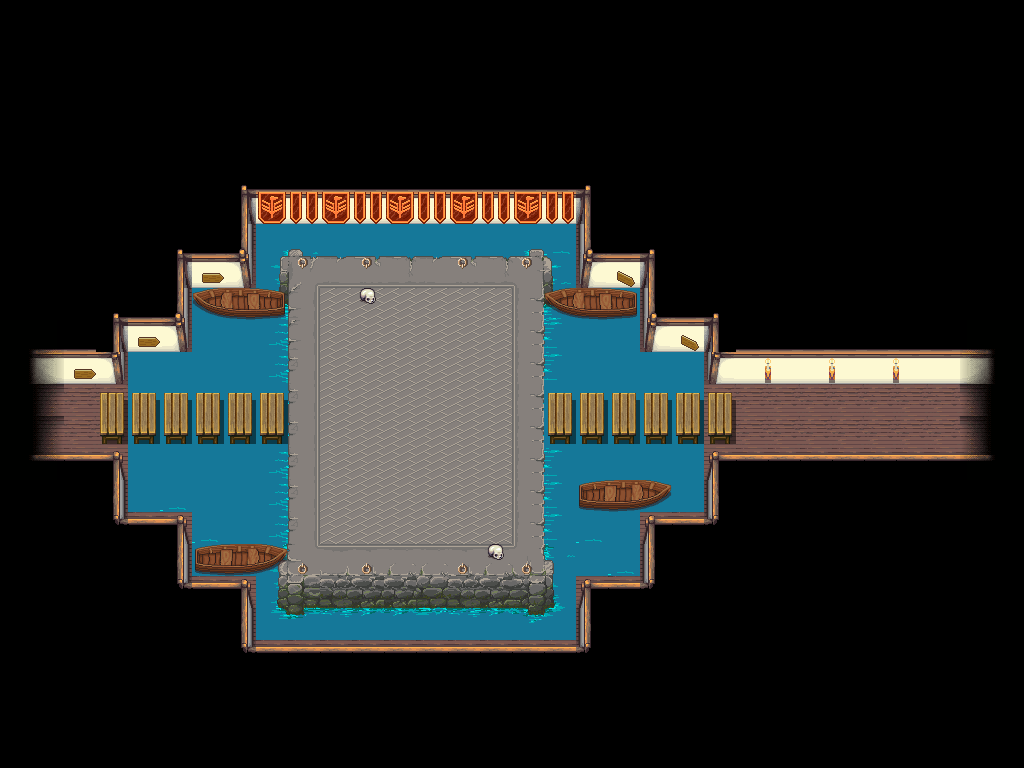

A 2D game scene composited from a Tiled map and its tileset images. What follows is a short description and the map's XML, with each tile layer's data collapsed to a summary:
An orthogonal 32x24 tile map with 32x32 px tiles, 3 tile layers (suelo, objetos, Capa de patrones 3), 7 tilesets.

<map version="1.2" tiledversion="1.2.3" orientation="orthogonal" renderorder="right-down" width="32" height="24" tilewidth="32" tileheight="32" infinite="0" nextlayerid="4" nextobjectid="1">
 <tileset firstgid="1" source="../resources_tsx/casa_madera.tsx" />
 <tileset firstgid="118" source="../resources_tsx/obj_misk_atlas.tsx" />
 <tileset firstgid="1142" source="../resources_tsx/city_outside.tsx" />
 <tileset firstgid="1574" source="../resources_tsx/city_inside.tsx" />
 <tileset firstgid="1958" source="../resources_tsx/build_atlas.tsx" />
 <tileset firstgid="2982" source="../resources_tsx/market.tsx" />
 <tileset firstgid="3238" source="../resources_tsx/house_interior.tsx" />
 <layer id="1" name="suelo" width="32" height="24">
  <data>[768 cells, 768 non-empty, 42 distinct tile ids]</data>
 </layer>
 <layer id="2" name="objetos" width="32" height="24">
  <data>[768 cells, 191 non-empty, 58 distinct tile ids]</data>
 </layer>
 <layer id="3" name="Capa de patrones 3" width="32" height="24">
  <data>[768 cells, 2 non-empty, 1 distinct tile ids]</data>
 </layer>
</map>
